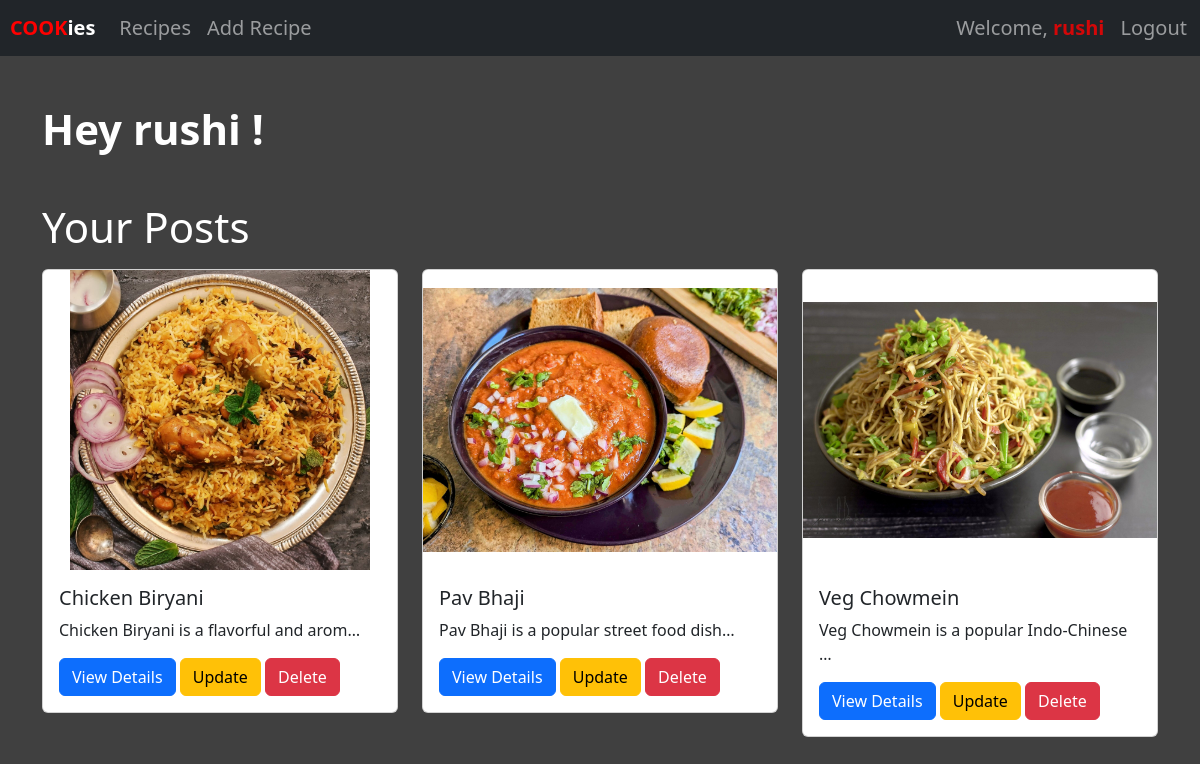
The app's page /myrecipes/ (signed in) with its own data.
### recipes/models.py (models this page shows, shortened)
class Recipes(models.Model):
    user = models.ForeignKey(User, on_delete=models.CASCADE)
    name = models.CharField(max_length=100)
    description = models.TextField()
    ingredients = models.TextField()
    steps = models.TextField()
    youtube_url = models.CharField(max_length=1000, blank=True, null=True)
    image = models.ImageField(upload_to='recipe_images/', blank=True, null=True)
    category = models.CharField(max_length=100, blank=True, null=True)

### recipes/views.py (the view)
# urls.py: path('myrecipes/', user_profile, name='my_recipes')
@login_required
def user_profile(request):
    recipes = Recipes.objects.filter(user=request.user)
    return render(request, 'recipes/user_profile.html', {'recipes': recipes})

### recipes/templates/recipes/user_profile.html (shortened to what this page needs)
{% extends 'base.html' %}
{% block content %}
  <div class="container mt-5">
    {% if recipes %}
    <h2 id="foodFact" style="font-weight: bold;">Hey {{ user.username }} !</h2>
    <h3 id="foodFact" class="mt-5 mb-3"> Your Posts </h3>
      <div class="row">
        {% for recipe in recipes %}
          <div class="col-md-4 mb-4">
            <div class="card">
              {% if recipe.image %}
                <img src="{{ recipe.image.url }}" class="card-img-top" alt="...">
              {% else %}
                <img src="https://img.freepik.com/free-photo/handrawn-barbecue-elements_125540-588.jpg?w=996&t=st=1704470994~exp=1704471594~hmac=903f1a99725e8063965fae453a8b04ceb04ab2b90a36ca94ed70537c0b030c09" class="card-img-top" alt="...">
              {% endif %}
              <div class="card-body">
                <h5 class="card-title">{{ recipe.name }}</h5>
                <p class="card-text">{{ recipe.description|truncatechars:40 }}</p>
                <a href="{% url 'recipe_detail' recipe.pk %}" class="btn btn-primary">View Details</a>
                {% if user.is_authenticated and user == recipe.user %}
                  <a href="{% url 'recipe_update' recipe.pk %}" class="btn btn-warning">Update</a>
                  <a href="{% url 'recipe_delete' recipe.pk %}" class="btn btn-danger">Delete</a>
                {% endif %}
              </div>
            </div>
          </div>
        {% endfor %}
      </div>
    {% else %}
      <p id="foodFact">No recipes yet!!</p>
    {% endif %}
  </div>
{% endblock %}

### recipes/templates/base.html (shortened to what this page needs)
{% load static %}
<!DOCTYPE html>
<html lang="en">
<head>
  <link href="https://cdn.jsdelivr.net/npm/bootstrap@5.3.2/dist/css/bootstrap.min.css" rel="stylesheet"
>
  <link rel="stylesheet" type="text/css" href="{% static 'recipes/custom.css' %}">
</head>
<body>
  <nav class="navbar navbar-expand-lg navbar-dark bg-dark text-light" style="font-size: 1.25em; padding: 5px;">
      <a class="navbar-brand" href="{% url 'home' %}"><span
          style="color: red; font-weight: bold; margin-left: 5px;">COOK</span><span
          style="color: white; font-weight: bold;">ies</span></a>
      <div class="collapse navbar-collapse" id="navbarNav">
        <ul class="navbar-nav">
          <li class="nav-item">
            <a class="nav-link" href="{% url 'recipe_list' %}">Recipes</a>
          </li>
          {% if user.is_authenticated %}
          <li class="nav-item">
            <a class="nav-link" href="{% url 'recipe_create' %}">Add Recipe</a>
          </li>
          {% endif %}
        </ul>
        <ul class="navbar-nav ms-auto">
          {% if user.is_authenticated %}
          <li class="nav-item d-none d-lg-block">
            <a class="nav-link" href="{% url 'my_recipes' %}">Welcome, <span style="color: rgba(255, 0, 0, 0.804); font-weight: 800;">{{ user.username }}</span></a>
          </li>
          <li class="nav-item">
            <a class="nav-link" href="{% url 'logout' %}">Logout</a>
          </li>
        </ul>
        {% endif %}
      </div>
    </nav>
  {% block content %}{% endblock %}
</body>
</html>

### recipes/static/recipes/custom.css (style rules this page uses)
body { margin: 0; padding: 0; }
#foodFact { font-size: 42px; font-weight: lighter; color: white; margin-bottom: 12px; }
.card-img-top { width: 100%; height: 300px; object-fit: contain; }

### records on screen
Recipes: image (picture), name "Chicken Biryani", description "Chicken Biryani is a flavorful and arom…", shows "Update"
Recipes: image (picture), name "Pav Bhaji", description "Pav Bhaji is a popular street food dish…", shows "Update"
Recipes: image (picture), name "Veg Chowmein", description "Veg Chowmein is a popular Indo-Chinese …", shows "Update"

### other values on screen
{{ user.username }} "rushi"
